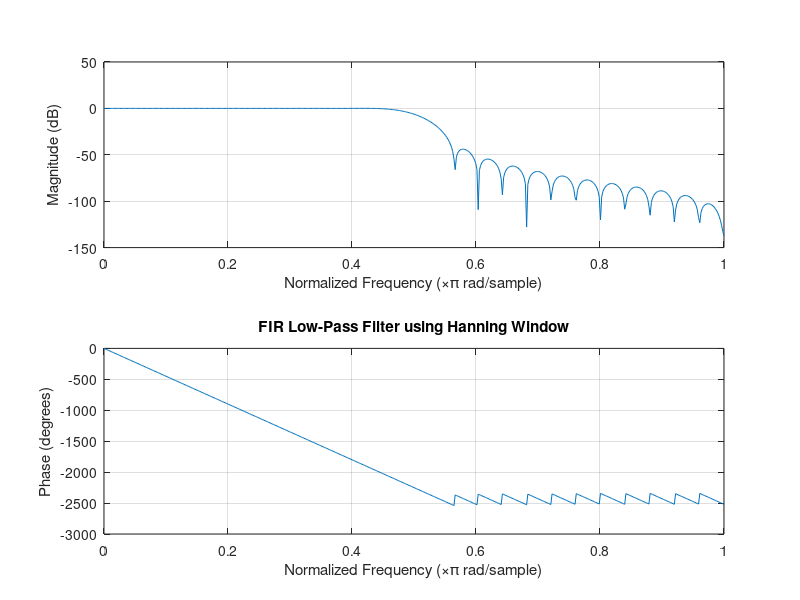
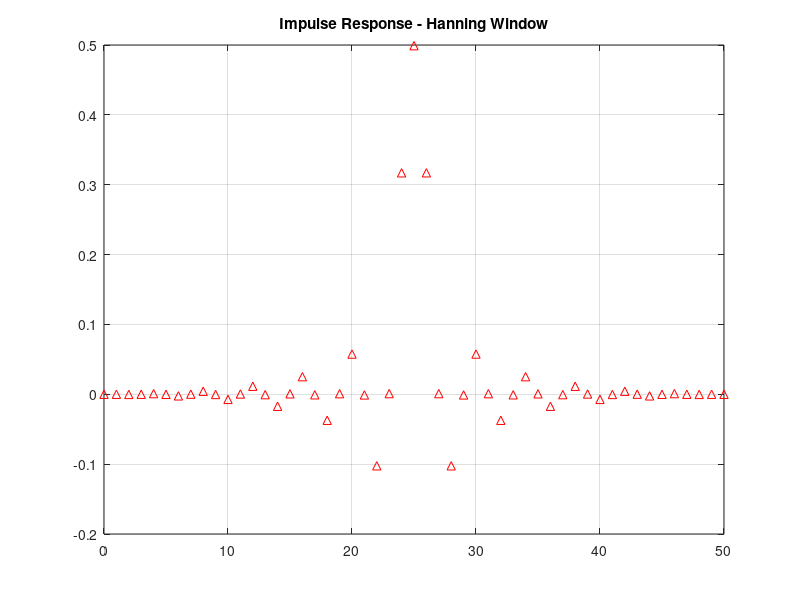
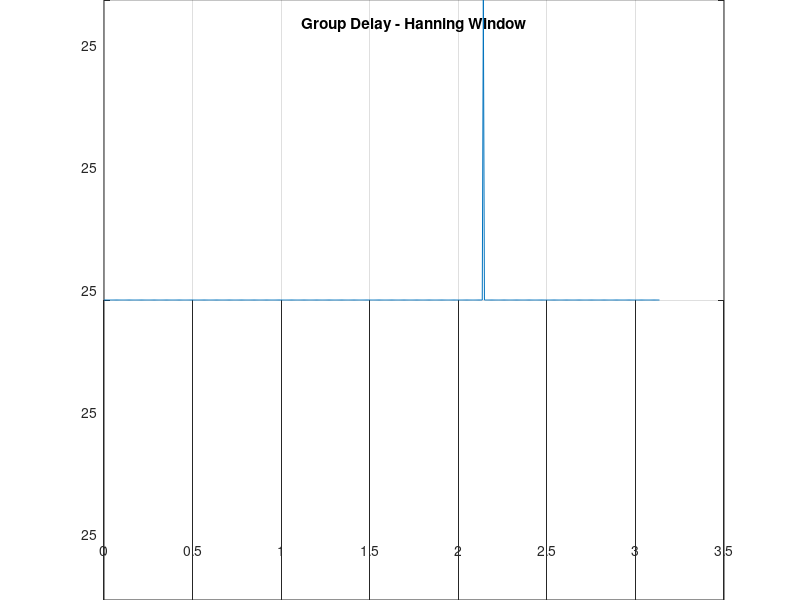

Here is the MATLAB script that generated these plots, in order:
clc;
clear;
close all;

%% --- Input Parameters ---
fp = 1000;              % Passband cutoff frequency (Hz)
fs = 4000;              % Sampling frequency (Hz)
N = 50;                 % Filter order (even number preferred)

% Normalized cutoff frequency
wc = fp/(fs/2);

%% --- FIR Low-Pass using Hanning Window ---
b_hann = fir1(N, wc, 'low', hanning(N+1));

% Display Filter Coefficients
disp('--- Hanning Window Coefficients ---');
disp(b_hann');

%% --- Plot Frequency Response ---
figure;
freqz(b_hann, 1);
grid on;
title('FIR Low-Pass Filter using Hanning Window');

%% --- Impulse Response ---
figure;
impz(b_hann, 1);
grid on;
title('Impulse Response - Hanning Window');

%% --- Group Delay ---
figure;
grpdelay(b_hann, 1);
grid on;
title('Group Delay - Hanning Window');
